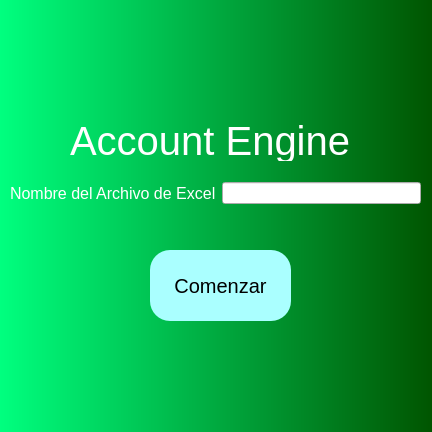
<?xml version="1.0" encoding="UTF-8"?>
<ui version="4.0">
 <class>AccountEngine</class>
 <widget class="QWidget" name="AccountEngine">
  <property name="geometry">
   <rect>
    <x>0</x>
    <y>0</y>
    <width>432</width>
    <height>432</height>
   </rect>
  </property>
  <property name="minimumSize">
   <size>
    <width>432</width>
    <height>432</height>
   </size>
  </property>
  <property name="maximumSize">
   <size>
    <width>432</width>
    <height>432</height>
   </size>
  </property>
  <property name="windowTitle">
   <string>Form</string>
  </property>
  <property name="styleSheet">
   <string notr="true">QWidget#AccountEngine{
background: qlineargradient(spread:pad, x1:0, y1:0, x2:1, y2:0, stop:0 rgb(0, 255, 127), stop:1 rgb(0, 85, 0))
}</string>
  </property>
  <widget class="QLabel" name="label">
   <property name="geometry">
    <rect>
     <x>140</x>
     <y>10</y>
     <width>141</width>
     <height>101</height>
    </rect>
   </property>
   <property name="text">
    <string/>
   </property>
   <property name="pixmap">
    <pixmap resource="resources.qrc">:/image/Excel.png</pixmap>
   </property>
   <property name="scaledContents">
    <bool>true</bool>
   </property>
  </widget>
  <widget class="QLabel" name="label_2">
   <property name="geometry">
    <rect>
     <x>70</x>
     <y>120</y>
     <width>281</width>
     <height>41</height>
    </rect>
   </property>
   <property name="styleSheet">
    <string notr="true">font: 75 italic 8pt &quot;Arial&quot;;
font-size: 40px;
color: #fff;</string>
   </property>
   <property name="text">
    <string>Account Engine</string>
   </property>
  </widget>
  <widget class="QWidget" name="horizontalLayoutWidget">
   <property name="geometry">
    <rect>
     <x>10</x>
     <y>170</y>
     <width>411</width>
     <height>47</height>
    </rect>
   </property>
   <layout class="QHBoxLayout" name="horizontalLayout">
    <item>
     <widget class="QLabel" name="label_3">
      <property name="styleSheet">
       <string notr="true">font: 75 italic 8pt &quot;Arial&quot;;
font-size: 16px;
color: #fff;</string>
      </property>
      <property name="text">
       <string>Nombre del Archivo de Excel</string>
      </property>
     </widget>
    </item>
    <item>
     <widget class="QLineEdit" name="filename"/>
    </item>
   </layout>
  </widget>
  <widget class="QPushButton" name="comenzar">
   <property name="geometry">
    <rect>
     <x>150</x>
     <y>250</y>
     <width>141</width>
     <height>71</height>
    </rect>
   </property>
   <property name="styleSheet">
    <string notr="true">border-radius: 20%;
background-color: rgb(170, 255, 255);
font-size: 20px</string>
   </property>
   <property name="text">
    <string>Comenzar</string>
   </property>
  </widget>
  <widget class="QLabel" name="advices">
   <property name="geometry">
    <rect>
     <x>120</x>
     <y>340</y>
     <width>211</width>
     <height>61</height>
    </rect>
   </property>
   <property name="styleSheet">
    <string notr="true">color: orangered; font-weight: bold; font-size: 20px</string>
   </property>
   <property name="text">
    <string/>
   </property>
   <property name="alignment">
    <set>Qt::AlignCenter</set>
   </property>
   <property name="wordWrap">
    <bool>true</bool>
   </property>
  </widget>
 </widget>
 <resources>
  <include location="resources.qrc"/>
 </resources>
 <connections/>
</ui>
